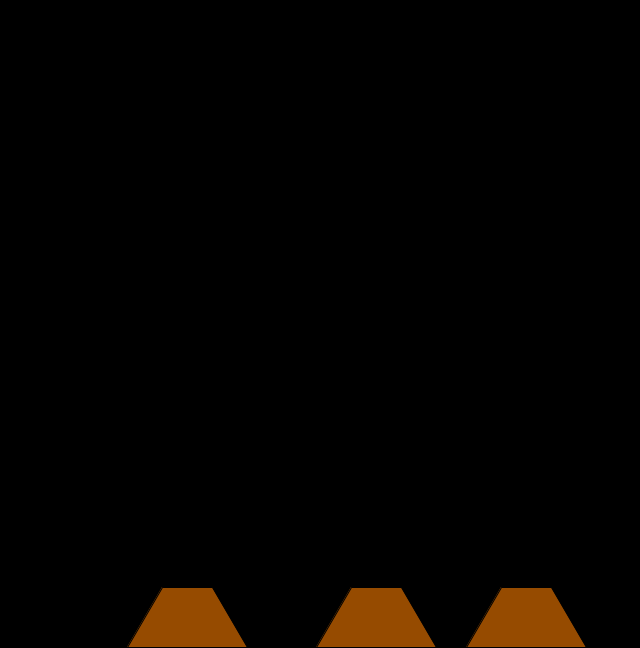
Frame 1 (no input)
Frame 60 (the mouse pressed at the canvas centre just before this capture): identical to frame 1, image omitted
Frame 120 (the mouse held since frame 60 and released just before this capture): identical to frame 1, image omitted

The Processing sketch that drew this single still picture (run headless with seeded random() and noise(); from frame 60 on, the mouse is pressed at the canvas centre):

// Processing sketch: main_4
// ── main_4.pde
ArrayList<FireBall> lista;
Volcano v1, v2, v3;
boolean on=false;

void setup() {
  size(640, 648);
  lista=new ArrayList<FireBall>();
  v1=new Volcano();
  v2=new Volcano();
  v3=new Volcano();
}

void draw() {
  background(0);
  frameRate(60);
  v1.starta();
  v2.starta();
  v3.starta();
  for (FireBall fi : lista) {
    fi.starta();
  }

  if (on) {
    if (int(random(0, 100))<20) {
      lista.add(v1.spara());
      lista.add(v2.spara());
      lista.add(v3.spara());
    }
  }
}

void keyPressed() {
  if (key=='N'|| key=='n') {
    if (on) {
      on=false;
    } else {
      on=true;
    }
  }

  if (key=='R'|| key=='r') {
    lista.clear();
    setup();
  }
}

// ── FireBall.pde
class FireBall {
  int x;
  int y;
  int sx;
  int sy;
  int D;
  color c;

  FireBall() {
    x=(int)(random(0, width));
    y=(int)(random(0, height-55));
    sx=(int)(random(-2, 2));
    sy=(int)(random(2, 8));
    D=(int)(random(5, 10));
    c=(#FA0828);
  }

  void disegna() {
    noStroke();
    fill(c);
    circle(x, y, D);
  }

  void muovi() {
    x+=sx;
    y+=sy;
    y+=0.1;
  }

  void starta() {
    disegna();
    muovi();
  }
}

// ── Volcano.pde
class Volcano {
  int x;
  int y;
  int h;
  color c;

  Volcano() {
    x=(int)(random(width-150));
    y=height-61;
    h=60;
    c=color(#964b00);
  }

  void disegna() {
    fill(c);
    quad(x+35, y, x, y+h, x+120, y+h, x+85, y);
  }

  FireBall spara() {
    FireBall f1 = new FireBall();
    return f1;
  }

  void starta() {
    disegna();
  }
}
